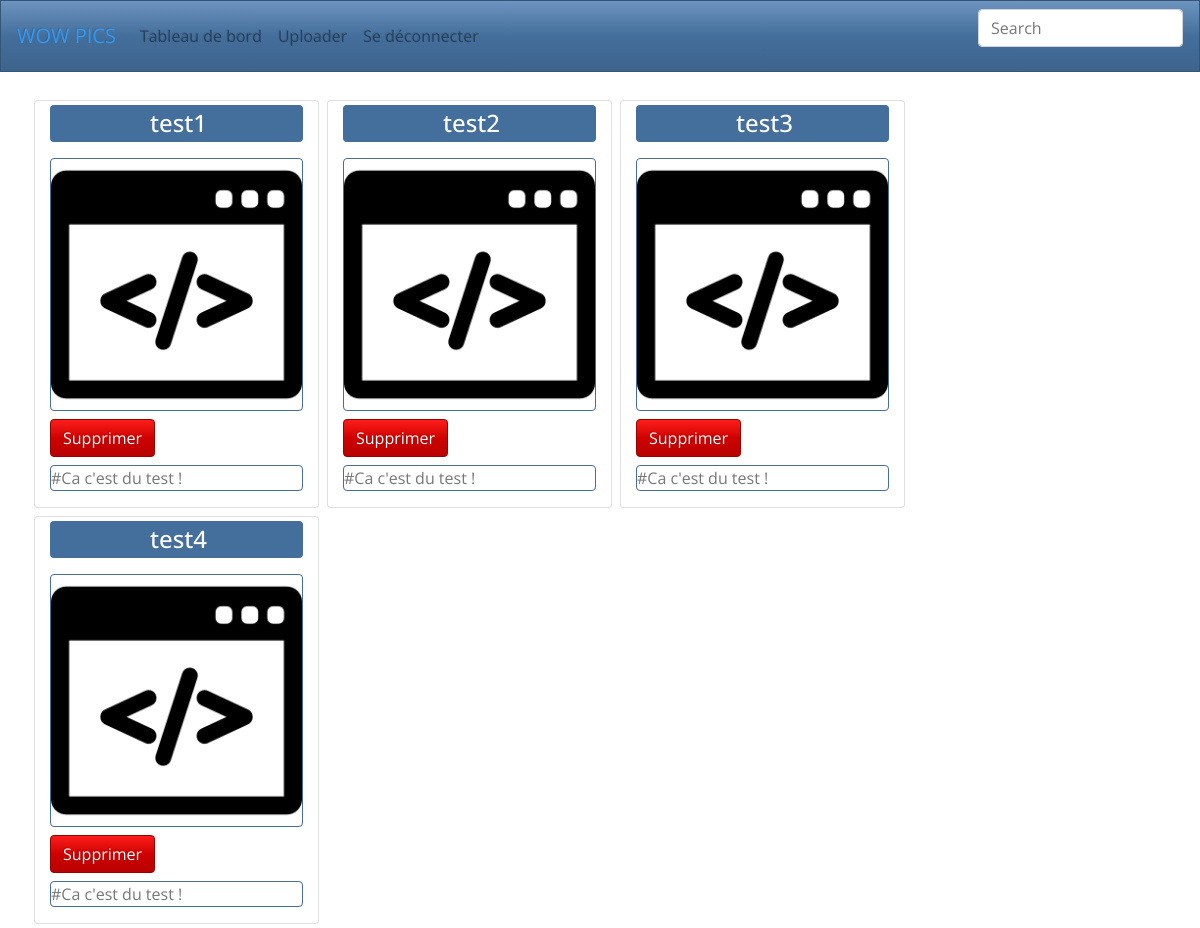
/v1.00/index.php?action=PageDashboard (signed in), run on an earlier commit of the app's database.
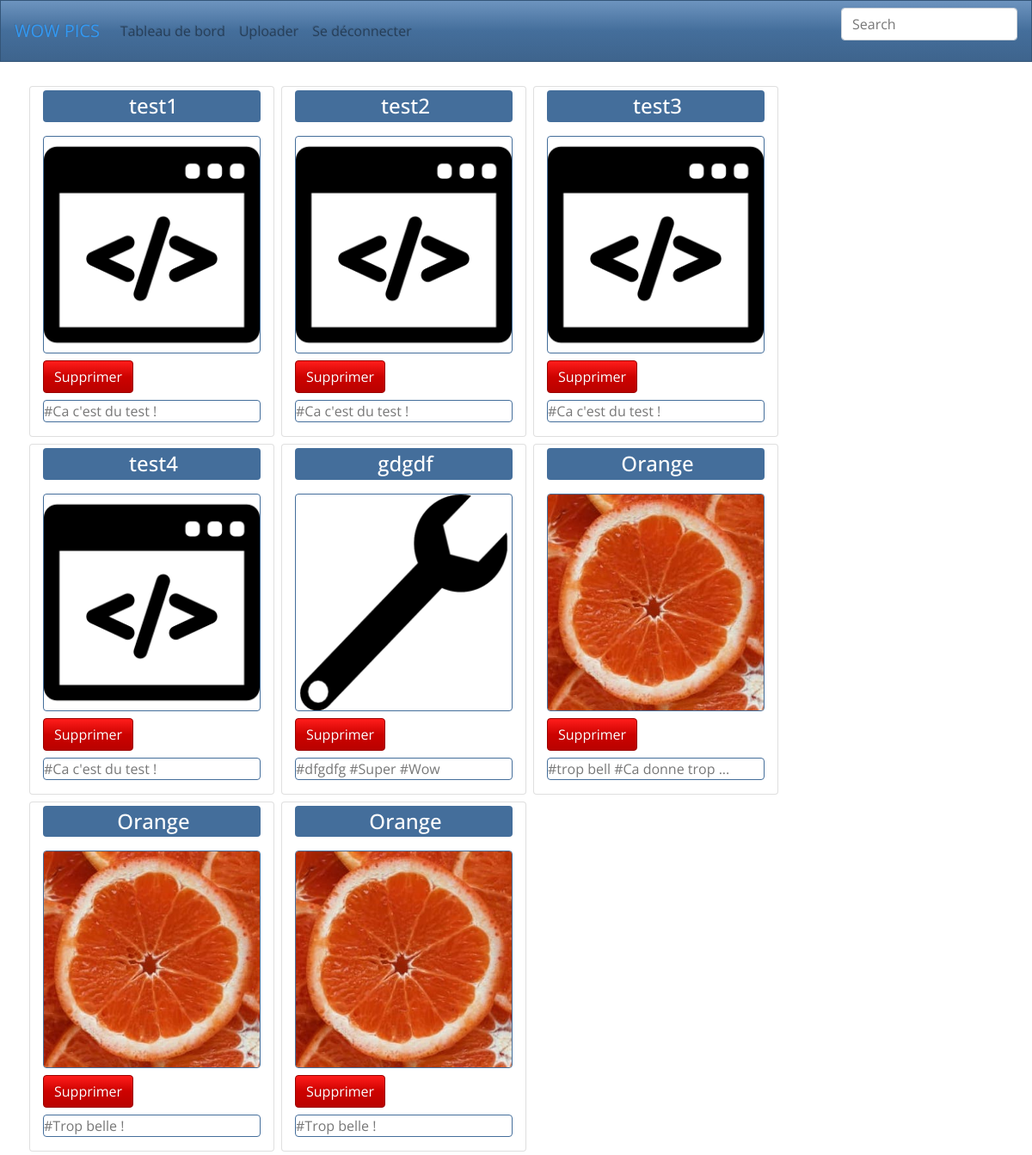
And on a later commit of the database.
### tables this page shows
CREATE TABLE `picture` (
  `idPicture` int(11) NOT NULL,
  `fileName` varchar(255) NOT NULL,
  `status` varchar(30) NOT NULL DEFAULT 'private',
  `link` varchar(255) NOT NULL,
  `tags` text NOT NULL,
  `dateUpload` datetime NOT NULL DEFAULT CURRENT_TIMESTAMP,
  `idUser` int(11) NOT NULL
);

### v1.00/Controller/ControllerAccueil.php (called while the page is built, shortened)
<?php
class ControllerAccueil
{
    public function renderDashboard($indexPage)
    {
        if (isset($indexPage))
        {
           $indexPictures = $this->donnerIndexPageBdd($indexPage);
        }
        $dashboard = new PictureManager();
        $dashboard = $dashboard->getPicturesDashboard($_SESSION['idUser']);
        $picturesCount = count($dashboard);
        $nbPages = ceil(($picturesCount)/8);
        if($indexPage < 2)
        {
            $pictures = array_slice($dashboard, 0, 8);
        }
        else {
            $pictures = array_slice($dashboard,$indexPictures,8);
        }
        $vue = new View("Dashboard");
        $vue->generer(array("nbPages" => $nbPages, "resultat" => $pictures, "indexPage" => $indexPage));
    }
    private function donnerIndexPageBdd($indexPage)
    {
        $index = 0;
        return $index;
    }
}

### v1.00/Model/Entity/Picture.php (called while the page is built, shortened)
<?php
class Picture extends Modele {
    private $idPicture;
    private $filename;
    private $status;
    private $link;
    private $tags;
    public function getIdPicture()
    {
        return $this->idPicture;
    }
    public function setIdPicture($idPicture)
    {
        $this->idPicture = $idPicture;
        return $this;
    }
    public function getFilename()
    {
        return $this->filename;
    }
    public function setFilename($filename)
    {
        $this->filename = $filename;
        return $this;
    }
    public function getStatus()
    {
        return $this->status;
    }
    public function setStatus($status)
    {
        $this->status = $status;
        return $this;
    }
    public function getLink()
    {
        return $this->link;
    }
    public function setLink($link)
    {
        $this->link = $link;
        return $this;
    }
    public function getTags()
    {
        return $this->tags;
    }
    public function setTags($tags)
    {
        $this->tags = $tags;
        return $this;
    }
    public function setDateUpload($dateUpload)
    {
        return $this;
    }
    public function setIdUser($idUser)
    {
            return $this;
    }
}

### v1.00/Model/Modele.php (called while the page is built, shortened)
<?php
Abstract class Modele
{
  protected function executeReq($req, $params = null)
  {
   $bdd = Database::getInstance() -> getConnection();
    if($params == null)
    {
      $res = $bdd->query($req);
    }
    else
    {
      $res = $bdd->prepare($req);
      $res->execute($params);
    }
    return $res;
  }
  function hydrate(array $donnees){
    foreach ($donnees as $key => $value ){
        $method = 'set'.ucfirst($key);
    }
  }
}

### v1.00/Model/EntityManager/PictureManager.php (called while the page is built, shortened)
<?php
class PictureManager extends Modele
{
    public function getPicturesDashboard($id_user)
    {
        $req='SELECT * FROM picture WHERE idUser=?';
        $res = $this->executeReq($req,array($id_user));
        $pictures = [];
        while($donnes =$res->fetch(PDO::FETCH_ASSOC))
        {
            $picture = new Picture();
            $picture->hydrate($donnes);
            $pictures[] = $picture;
        }
        return $pictures;
    }
}

### v1.00/AutoLoader.php (called while the page is built, shortened)
<?php
 class AutoLoader
 {
    static function autoLoad($className)
    {
        $directories = array("controller", "model", "view", "model/Entity", "model/EntityManager", "Helpers");
        foreach($directories as $directory)
        {
            $file = $directory .'\\' . $className . '.php';
        }
    }
 }

### v1.00/View/Dashboard.html.php (the view, shortened to what this page needs)
<main class="container mt-4">
    <div class="row">
    <?php forEach($resultat as $picture)
    {
        ?>
            <div class="col-md-6 col-lg-3 card m-1 pt-1">
                <div>
                    <h4 class="text-center text-white bg-primary rounded text-white bg-primary rounded pl-1  pt-1 pb-1"><?php echo $picture->getFilename() ?></h4>
                </div>
                <div>
                    <img class="img-fluid border border-primary rounded mt-2 mb-2" src="<?php echo $picture->getLink(); ?>" alt="picture"/>
                    <a href="index.php?action=DeletePicture&Picture=<?php echo $picture->getIdPicture(); ?>"> <button class="btn btn-danger">Supprimer</button></a>
                </div>
                <p class="border border-primary rounded mt-2"><?php $tags = $picture->getTags();
                    if(strlen($tags) > 25)
                    {
                        $tags = substr($tags,0,24);
                        $tags .= "...";
                    }
                        $tags = explode(",",$tags);
                        for($i = 0 ; $i <count($tags); $i++)
                        {
                                echo '#'. $tags[$i] . " ";
                            if ($i >= 2) { break;}
                        }
                ?>
                </p>
            </div>
    <?php } ?>
    </div>
</main>

### v1.00/View/Template.html.php (shortened to what this page needs)
<head>
  <link rel="stylesheet" href="Css/fontAwesome.css">
  <link rel="stylesheet" href="Css/bootstrap-tagsinput.css">
  <link href="https://gitcdn.github.io/bootstrap-toggle/2.2.2/css/bootstrap-toggle.min.css" rel="stylesheet">
  <link rel="stylesheet" href="Css/bootstrap.min.css">
</head>
<body>
  <nav class="navbar navbar-light navbar-expand-lg bg-primary">
    <div class="collapse navbar-collapse" id="navbarSupportedContent">
    <a class="navbar-brand" href="index.php">WOW PICS</a>
    <ul class="navbar-nav mr-auto">
      <?php if(isset($_SESSION['login']))
      {
        ?>
          <li class="nav-item">
            <a class="nav-link" href="index.php?action=PageDashboard">Tableau de bord</a>
          </li>
          <li class="nav-item">
            <a class="nav-link" href="index.php?action=PageUpload">Uploader</a>
          </li>
          <li class="nav-item">
            <a class="nav-link" href="index.php?action=Deconnexion">Se déconnecter</a>
          </li>
      <?php } ?>
      </ul>
    </div>
    <form class="form-inline">
      <input type="text" class="col-xs-4 form-control" placeholder="Search">
    </form>
  </nav>
<div> <?php echo $content; ?></div>
</body>

### v1.00/index.php (shortened to what this page needs)
<?php
require 'AutoLoader.php';
if (isset($_POST['actionlike'])){
    $routeur = new RouteurLikeDislike();
    $routeur->router();
}else{
    $routeur = new Routeur();
    $routeur->router();
}

### v1.00/Controller/Routeur.php (shortened to what this page needs)
<?php
   class Routeur
   {
       public function router()
       {
            if(isset($_GET['action']) && !empty($_SESSION['login']))
            {
               switch($_GET['action'])
               {
                    case"PageDashboard":
                        $this->ctrlAccueil = new ControllerAccueil();
                        if(isset($_GET['indexPage']))
                        {
                            $this->ctrlAccueil->renderDashboard($_GET['indexPage']);
                        }
                        else {
                            $this->ctrlAccueil->renderDashboard(1);
                        }
                    break;
                }
            }
       }
    }

### v1.00/View/View.php (shortened to what this page needs)
<?php
class View
{
    private $fichier;
    public function __construct($action)
    {
        $this->fichier = "View/". $action .".html.php";
    }
    public function generer($data = [])
    {
        $contenu = $this->genererFichier($this->fichier, $data);
        $maPage =  array('content' => $contenu);
        $vue = $this->genererFichier('View/Template.html.php', $maPage);
        echo $vue;
    }
    private function genererFichier($fichier, $data)
    {
        if(file_exists($fichier))
        {
            extract($data);
            require $fichier;
            return ob_get_clean();
        }
        else
        {
            throw new Exception ("Fichier $fichier introuvable");
        }
    }
}

What changed in the data, as far as the page shows it:
added picture: fileName "gdgdf", link (picture), tags "dfgdfg", tags "Super", tags "Wow"
added picture: fileName "Orange", link (picture), tags "trop bell", tags "Ca donne trop ..."
added picture: fileName "Orange", link (picture), tags "Trop belle !"
added picture: fileName "Orange", link (picture), tags "Trop belle !"
